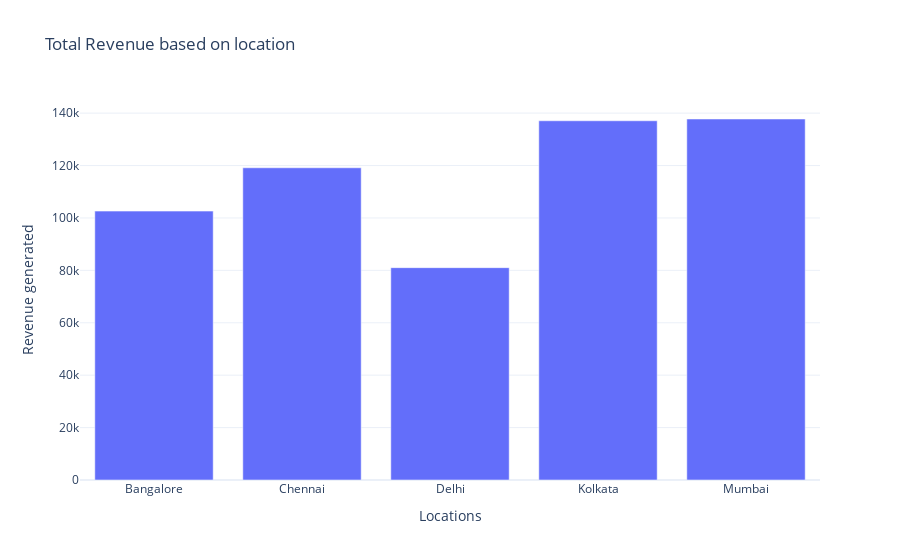

Source (notebook cell):
### Code cell
total_revenue = data.groupby('Location')['Revenue generated'].sum().reset_index()
fig = go.Figure()
fig.add_trace(go.Bar(x = total_revenue['Location'] ,y = total_revenue['Revenue generated']))
fig.update_layout(title = 'Total Revenue based on location' 
                 ,xaxis_title= 'Locations'
                 , yaxis_title= 'Revenue generated')
fig.show()

### Figure 1 — Plotly figure (JSON) as saved in the notebook; plotly's stock layout.template omitted (floating-point values rounded to 4 significant figures)
{"data": [{"type": "bar", "x": ["Bangalore", "Chennai", "Delhi", "Kolkata", "Mumbai"], "y": [102600.0, 119100.0, 81030.0, 137100.0, 137800.0]}], "layout": {"autosize": true, "title": {"text": "Total Revenue based on location"}, "xaxis": {"autorange": true, "range": [-0.5, 4.5], "title": {"text": "Locations"}, "type": "category"}, "yaxis": {"autorange": true, "range": [0, 145000.0], "title": {"text": "Revenue generated"}, "type": "linear"}}}
